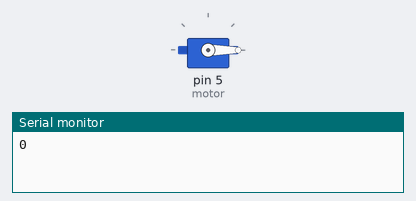
Simulated run of this sketch. Board: Arduino Uno, built with avr-gcc and run on an emulated ATmega328P. Parts: servo, the last lines printed to the serial monitor.

Above: at 0.05 s.
At 2.05 s:
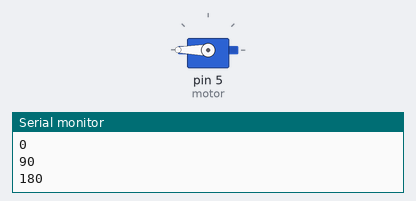
At 4.0 s:
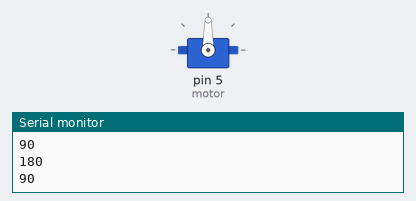
Timing chart, 0 to 5.2 s (numbered marks = the images above):
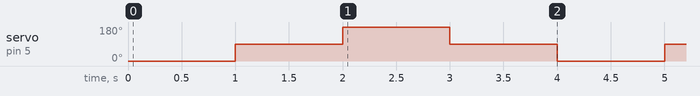

Measured:
- by itself, servo on pin 5 (motor): repeats every 4.0 s: 180° 1.0 s, 90° 1.0 s, 0° 1.0 s, 90° 1.0 s

The sketch:

basic_tests.ino
```cpp
#include <Servo.h>

Servo motor;
int cmd = 0;

void setup() {
  Serial.begin(9600);
  motor.attach(5);
}

void loop() {
  cmd = 0;
  motor.write(cmd);
  Serial.println(cmd);
  delay(1000);

  cmd = 90;
  motor.write(cmd);
  Serial.println(cmd);
  delay(1000);

  cmd = 180;
  motor.write(cmd);
  Serial.println(cmd);
  delay(1000);

  cmd = 90;
  motor.write(cmd);
  Serial.println(cmd);
  delay(1000);
}
```
